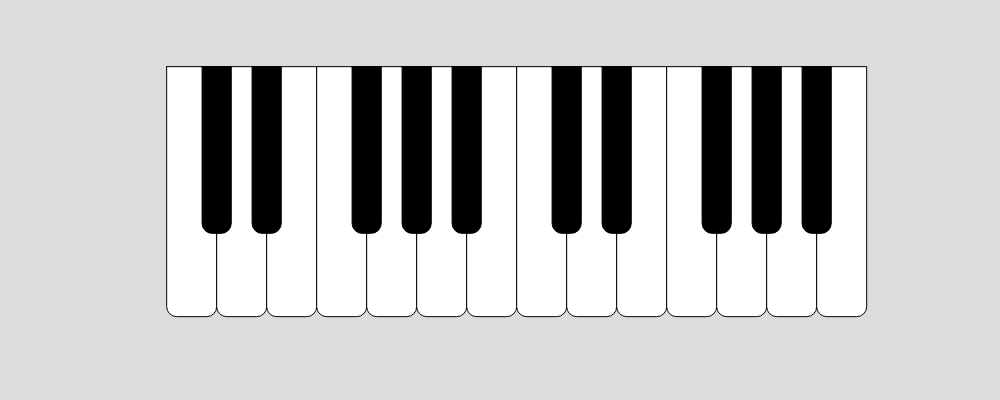
Frame 1 (no input)
Frame 60 (no input): identical to frame 1, image omitted
Frame 120 (the mouse pressed at the canvas centre since frame 60): identical to frame 1, image omitted

The p5.js sketch that drew this single still picture (run headless with seeded random() and noise() and a simulated clock; from frame 60 on, the mouse is pressed at the canvas centre):

// p5.js sketch
// ── sketch.js
function setup() {
  createCanvas(1000, 400);
}

function draw() {
  background(220);
  var whiteW = width/20
  var whiteH = height/1.6
  var blackW = whiteW* (7/12)
  var blackH = whiteH* (2/3)
  var corner = width/100
  var offsetH = height/6
  var offsetW = width/6
  fill (255, 255, 255)
  
  //All the white keys
  for (var i = 0; i < 14; i = i + 1)
  {
  rect(offsetW+(i*whiteW), offsetH, whiteW, whiteH, 0, 0, corner, corner)
  }
    
  //Black 2 groups
  for (var j = 0; j < 2; j = j + 1)
  {
  fill (0, 0, 0)
  rect(offsetW+whiteW-(blackW/2)+(j*whiteW), offsetH, blackW, blackH, 0, 0, corner, corner)
  rect(offsetW+8*whiteW-(blackW/2)+(j*whiteW), offsetH, blackW, blackH, 0, 0, corner, corner)    
  }
   
  //Black 3 groups
  for (var k = 0; k < 3; k = k+1)
  {
  rect(offsetW+4*whiteW-(blackW/2)+(k*whiteW), offsetH, blackW, blackH, 0, 0, corner, corner)
  rect(offsetW+11*whiteW-(blackW/2)+(k*whiteW), offsetH, blackW, blackH, 0, 0, corner, corner)   
  }
}
